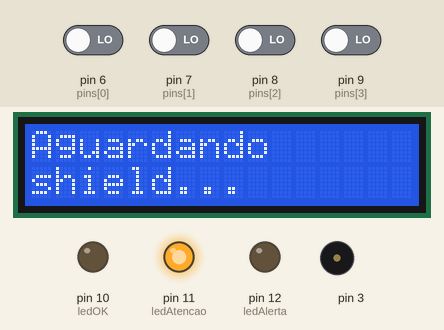
A sketch run on a simulated Arduino Uno, built with avr-gcc and run on an emulated ATmega328P. Shown: 16×2 character LCD, output pins drawn as LEDs (lit = HIGH), buzzer (waves = sounding). Inputs (shaded band) come from the test bench; at power-on: pin 6 (pins[0]), pin 7 (pins[1]), pin 8 (pins[2]), pin 9 (pins[3]) LOW. What the sketch prints to the serial monitor is not drawn.

Above: at 0.1 s.
At 30.35 s:
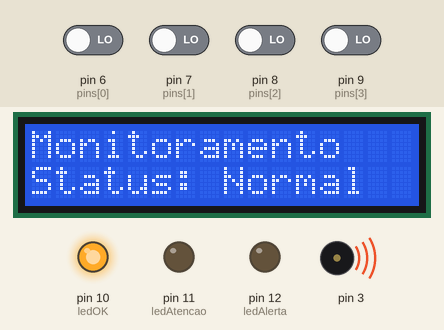
Timing chart, 0 to 32.1 s (numbered marks = the images above):
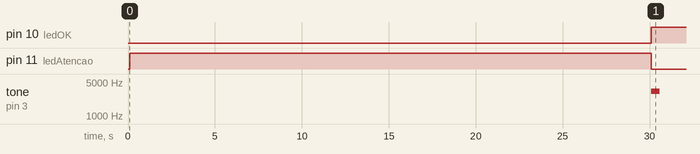

The sketch:

tapete_SMS_atual.ino
```cpp
/*
Protótipo para tapete sensível à pressão (detecção de queda através da área pressionada)
Criado em 24/12/2014. Atualizado em 05/04/2015
Wildson Oliveira

Montar o circuito da seguinte forma:

Pino   3: Ligar ao buzzer;
Pinos  6, 7, 8 e 9: Ligar cada um a uma fileira de push-butons;
Pino   10: LED verde;
Pino   11: LED amarelo;
Pino   12: LED vermelho;
Pino   A0: mySerial RX;
Pino   A1: mySerial TX;
Pino   A4: Display LCD SDA
Pino   A5: Display LCD SCL
*/


#include <Wire.h>
#include <LCD.h>
#include <LiquidCrystal_I2C.h>
#include <SoftwareSerial.h>

// Cria nova comunicação serial com o shield através dos pinos A0 e A1 (RX, TX)
SoftwareSerial mySerial(A0, A1);

// Localização e quantidade das fileiras de botões. Para modificar a quantidade de fileiras no tapete, alterar estas variáveis..
int pins[4] = {6,7,8,9};
int nPins = 4;

// Limite de fileiras acionados ao mesmo tempo
int limite = 3;

// Leds de sinalização
int ledOK = 10;                // Led de status normal.
int ledAtencao = 11;           // Led de atenção.
int ledAlerta = 12;            // Led de alerta.

// Delays utilizados no programa
const int mainTimer = 1000;    // Tempo entre as verificações de queda.
const int alertTimer = 2000;   // Tempo que o programa esperará até emitir o alerta, em caso de emergencia.

//Inicia o display LCD no endereço 0x20:
LiquidCrystal_I2C lcd(0x20,4, 5, 6, 0, 1, 2, 3, 7, NEGATIVE);

void setup(){
  //Inicia a comunicação serial com o PC
  Serial.begin(9600);                                        // Inicia a conexao serial.
  Serial.println("A conexao serial foi bem estabelecida.");  // Informa a serial que a conexao foi bem sucedida.

  //Inicia a comunicação serial com o shield
  mySerial.begin(9600);
  mySerial.println("1");

  // Inicia o LCD, e acende sua luz de fundo
  lcd.begin (16,2);
  lcd.setBacklight(1);

  // Declara como INPUT todos os pinos declarados em pins[]
  for (int x = 0; x < nPins; x++){
      pinMode(pins[x], INPUT);
  }

  // Declara como saída os pinos conectados aos leds
  pinMode (ledOK, OUTPUT);
  pinMode (ledAtencao, OUTPUT);
  pinMode (ledAlerta, OUTPUT);

  // Aguarda 30 segundos até o carregamento do shield.
  // Imprime mensagem no display e acende o led amarelo.

  lcd.clear();
  lcd.setCursor(0,0);
  lcd.print("Aguardando");
  lcd.setCursor(0,1);
  lcd.print("shield...");

  ledManager(ledAtencao);
  delay(30000);

  //
  ledManager(ledOK);      // Acende o led verde
  tone(3, 3250, 500);     // Emite um pequeno sinal sonoro
}

void loop(){
  // Se houver detecção de queda (forem acionados simultaneamente mais botões que o limite)
  if ( buttonCheck() > limite){
    atencao();      // Coloca sistema em estado de atenção.

    // Se os sensores ainda detectarem a queda
    if ( buttonCheck() > limite){
      alerta();        // Executa os procedimentos de emergência.
    }

    // Ou retorna ao monitoramento, caso o alarme seja falso.
    else{
      Serial.println("Alarme falso. Retomando o monitoramento...");
    }
  }

  // Se não houver detecção, coloca o sistema no estado normal.
  else{
    ok();
  }

  delay(mainTimer);    // Intervalo entre os monitoramentos.
}

// Função ok(): Procedimentos executados no estado normal do sistema.

void ok(){
  // Acende o led verde
  ledManager(ledOK);

  // Imprime que tudo está normal no LCD
  lcd.clear();
  lcd.setCursor(0,0);
  lcd.print("Monitoramento");
  lcd.setCursor(0,1);
  lcd.print("Status: Normal");
}


// Função atencao(): Procedimentos a serem executados em caso de suspeita de queda.

void atencao(){
  // Acende a luz amarela
  ledManager(ledAtencao);

  // Imprime no LCD que uma possível queda foi detectada
  lcd.clear();
  lcd.setCursor(0,0);
  lcd.print("Atencao!");
  lcd.setCursor(0,1);
  lcd.print("Possivel queda!");

  // Comunica também via serial:
  Serial.println("Possivel queda detectada! Caso o sensor permaneca detectando a queda, um alarme soara em 2 segundos...");

  // Aguarda o tempo alertTimer para verificar novamente.
  delay(alertTimer);
}


// Função alerta(): Procedimentos executados quando a suspeita de queda for confirmada.

void alerta(){
  ledManager(ledAlerta);                          // Acende a luz vermelha

  lcd.clear();
  lcd.setCursor(0,0);
  lcd.print("Alerta!");
  lcd.setCursor(0,1);
  lcd.print("Queda detectada!");

  Serial.println("Alerta de emergencia!");        // Manda um alerta de emergencia via serial.

  // Envia um comendo para o shield enviar o SMS
  if (mySerial.available()){
    mySerial.println(2);
  }

  while (buttonCheck() > limite ){
  tone(3, 440, 1000);                           // Emite um alarme enquanto os sensores detectarem a queda.
  }
}


// Função ledManager: Acende apenas o led recebido como parâmetro.

void ledManager(int led){
  digitalWrite(ledAtencao, LOW);
  digitalWrite(ledAlerta, LOW);
  digitalWrite(ledOK, LOW);                         // Apaga todos os leds

  digitalWrite(led, HIGH);                          // Aciona o led que foi recebido como parâmetro.
}


// Função buttonCheck: Verifica quantos botoes estao acionados simultaneamente (retorna tal quantidade como um inteiro).
int buttonCheck(){
   int y = 0;
   for (int x = 0; x < nPins; x++){                    // Para todos os índices do array pins[]
       int value = digitalRead(pins[x]);               // Faz a leitura digital de cada um e armazena seu valor no inteiro value.
       y = (y + value);                                // Soma o resultado da leitura à soma das leituras anteriores.
   }
   return (y);                                         // Retorna a soma dos valores dos botoes, ou seja, a quantidade de botoes acionados.
}
```

Measured:
- by itself, pin 10 (ledOK): LOW → HIGH at 30.1 s
- by itself, tone on pin 3: silent → 3250 Hz at 30.1 s, → silent 0.50 s later
